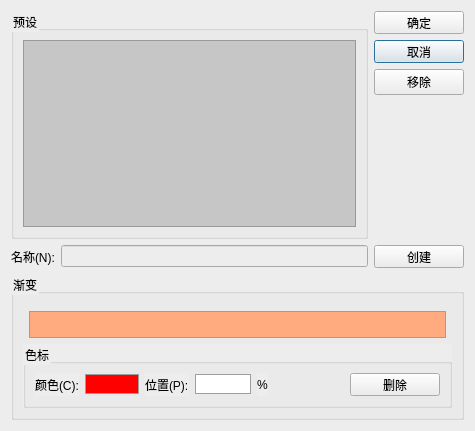
<?xml version="1.0" encoding="UTF-8"?>
<ui version="4.0">
 <class>GradientDlg</class>
 <widget class="QDialog" name="GradientDlg">
  <property name="windowModality">
   <enum>Qt::ApplicationModal</enum>
  </property>
  <property name="geometry">
   <rect>
    <x>0</x>
    <y>0</y>
    <width>475</width>
    <height>431</height>
   </rect>
  </property>
  <property name="minimumSize">
   <size>
    <width>475</width>
    <height>431</height>
   </size>
  </property>
  <property name="maximumSize">
   <size>
    <width>475</width>
    <height>431</height>
   </size>
  </property>
  <property name="windowTitle">
   <string>渐变编辑器</string>
  </property>
  <property name="styleSheet">
   <string notr="true">background-color: rgb(237, 237, 237);</string>
  </property>
  <layout class="QGridLayout" name="gridLayout_4">
   <item row="0" column="0">
    <layout class="QGridLayout" name="gridLayout">
     <item row="1" column="1">
      <widget class="QPushButton" name="cancelBtn">
       <property name="minimumSize">
        <size>
         <width>90</width>
         <height>23</height>
        </size>
       </property>
       <property name="maximumSize">
        <size>
         <width>90</width>
         <height>23</height>
        </size>
       </property>
       <property name="text">
        <string>取消</string>
       </property>
      </widget>
     </item>
     <item row="0" column="1">
      <widget class="QPushButton" name="okBtn">
       <property name="minimumSize">
        <size>
         <width>90</width>
         <height>23</height>
        </size>
       </property>
       <property name="maximumSize">
        <size>
         <width>90</width>
         <height>23</height>
        </size>
       </property>
       <property name="text">
        <string>确定</string>
       </property>
      </widget>
     </item>
     <item row="3" column="1">
      <spacer name="verticalSpacer">
       <property name="orientation">
        <enum>Qt::Vertical</enum>
       </property>
       <property name="sizeHint" stdset="0">
        <size>
         <width>20</width>
         <height>40</height>
        </size>
       </property>
      </spacer>
     </item>
     <item row="0" column="0" rowspan="4">
      <widget class="QGroupBox" name="groupBox">
       <property name="styleSheet">
        <string notr="true">border-color: rgb(158, 158, 158);</string>
       </property>
       <property name="title">
        <string>预设</string>
       </property>
       <layout class="QHBoxLayout" name="horizontalLayout_2">
        <item>
         <widget class="QListWidget" name="listWidget">
          <property name="styleSheet">
           <string notr="true">border-color: rgb(179, 179, 179);
background-color: rgb(198, 198, 198);
</string>
          </property>
          <property name="iconSize">
           <size>
            <width>0</width>
            <height>0</height>
           </size>
          </property>
          <property name="viewMode">
           <enum>QListView::IconMode</enum>
          </property>
         </widget>
        </item>
       </layout>
      </widget>
     </item>
     <item row="2" column="1">
      <widget class="QPushButton" name="delItemBtn">
       <property name="text">
        <string>移除</string>
       </property>
      </widget>
     </item>
    </layout>
   </item>
   <item row="1" column="0">
    <layout class="QHBoxLayout" name="horizontalLayout">
     <item>
      <widget class="QLabel" name="label">
       <property name="text">
        <string>名称(N):</string>
       </property>
      </widget>
     </item>
     <item>
      <widget class="QLineEdit" name="lineEdit"/>
     </item>
     <item>
      <widget class="QPushButton" name="createBtn">
       <property name="minimumSize">
        <size>
         <width>90</width>
         <height>23</height>
        </size>
       </property>
       <property name="maximumSize">
        <size>
         <width>90</width>
         <height>23</height>
        </size>
       </property>
       <property name="text">
        <string>创建</string>
       </property>
      </widget>
     </item>
    </layout>
   </item>
   <item row="2" column="0">
    <widget class="QGroupBox" name="groupBox_2">
     <property name="title">
      <string>渐变</string>
     </property>
     <layout class="QGridLayout" name="gridLayout_3">
      <item row="0" column="0">
       <layout class="QVBoxLayout" name="verticalLayout">
        <item>
         <spacer name="verticalSpacer_2">
          <property name="orientation">
           <enum>Qt::Vertical</enum>
          </property>
          <property name="sizeHint" stdset="0">
           <size>
            <width>420</width>
            <height>13</height>
           </size>
          </property>
         </spacer>
        </item>
        <item>
         <widget class="QLabel" name="gradientLabel">
          <property name="minimumSize">
           <size>
            <width>400</width>
            <height>27</height>
           </size>
          </property>
          <property name="maximumSize">
           <size>
            <width>800</width>
            <height>27</height>
           </size>
          </property>
          <property name="styleSheet">
           <string notr="true">background-color: rgb(255, 170, 127);
margin: 0px 6px 0px 6px;
border:1px solid rgb(158,158,158);

</string>
          </property>
          <property name="text">
           <string/>
          </property>
          <property name="margin">
           <number>0</number>
          </property>
         </widget>
        </item>
       </layout>
      </item>
      <item row="1" column="0">
       <widget class="QGroupBox" name="groupBox_3">
        <property name="title">
         <string>色标</string>
        </property>
        <layout class="QGridLayout" name="gridLayout_2">
         <item row="0" column="0">
          <layout class="QHBoxLayout" name="horizontalLayout_3">
           <item>
            <widget class="QLabel" name="label_3">
             <property name="text">
              <string>颜色(C):</string>
             </property>
            </widget>
           </item>
           <item>
            <widget class="QLabel" name="colorLabel">
             <property name="minimumSize">
              <size>
               <width>54</width>
               <height>20</height>
              </size>
             </property>
             <property name="maximumSize">
              <size>
               <width>54</width>
               <height>20</height>
              </size>
             </property>
             <property name="styleSheet">
              <string notr="true">border: 1px solid rgb(158, 158, 158);
border-color: rgb(158, 158, 158);
background-color: rgb(255, 0, 0);</string>
             </property>
             <property name="text">
              <string/>
             </property>
            </widget>
           </item>
           <item>
            <widget class="QLabel" name="label_5">
             <property name="text">
              <string>位置(P):</string>
             </property>
            </widget>
           </item>
           <item>
            <widget class="QLineEdit" name="positionEdit">
             <property name="minimumSize">
              <size>
               <width>56</width>
               <height>20</height>
              </size>
             </property>
             <property name="maximumSize">
              <size>
               <width>56</width>
               <height>20</height>
              </size>
             </property>
             <property name="styleSheet">
              <string notr="true">border:1px solid rgb(158,158,158);
background-color: rgb(255, 255, 255);</string>
             </property>
            </widget>
           </item>
           <item>
            <widget class="QLabel" name="label_6">
             <property name="text">
              <string>%</string>
             </property>
            </widget>
           </item>
           <item>
            <spacer name="horizontalSpacer">
             <property name="orientation">
              <enum>Qt::Horizontal</enum>
             </property>
             <property name="sizeHint" stdset="0">
              <size>
               <width>13</width>
               <height>20</height>
              </size>
             </property>
            </spacer>
           </item>
           <item>
            <widget class="QPushButton" name="delBtn">
             <property name="minimumSize">
              <size>
               <width>90</width>
               <height>23</height>
              </size>
             </property>
             <property name="maximumSize">
              <size>
               <width>90</width>
               <height>23</height>
              </size>
             </property>
             <property name="text">
              <string>删除</string>
             </property>
            </widget>
           </item>
          </layout>
         </item>
        </layout>
       </widget>
      </item>
     </layout>
    </widget>
   </item>
  </layout>
 </widget>
 <resources/>
 <connections/>
</ui>
